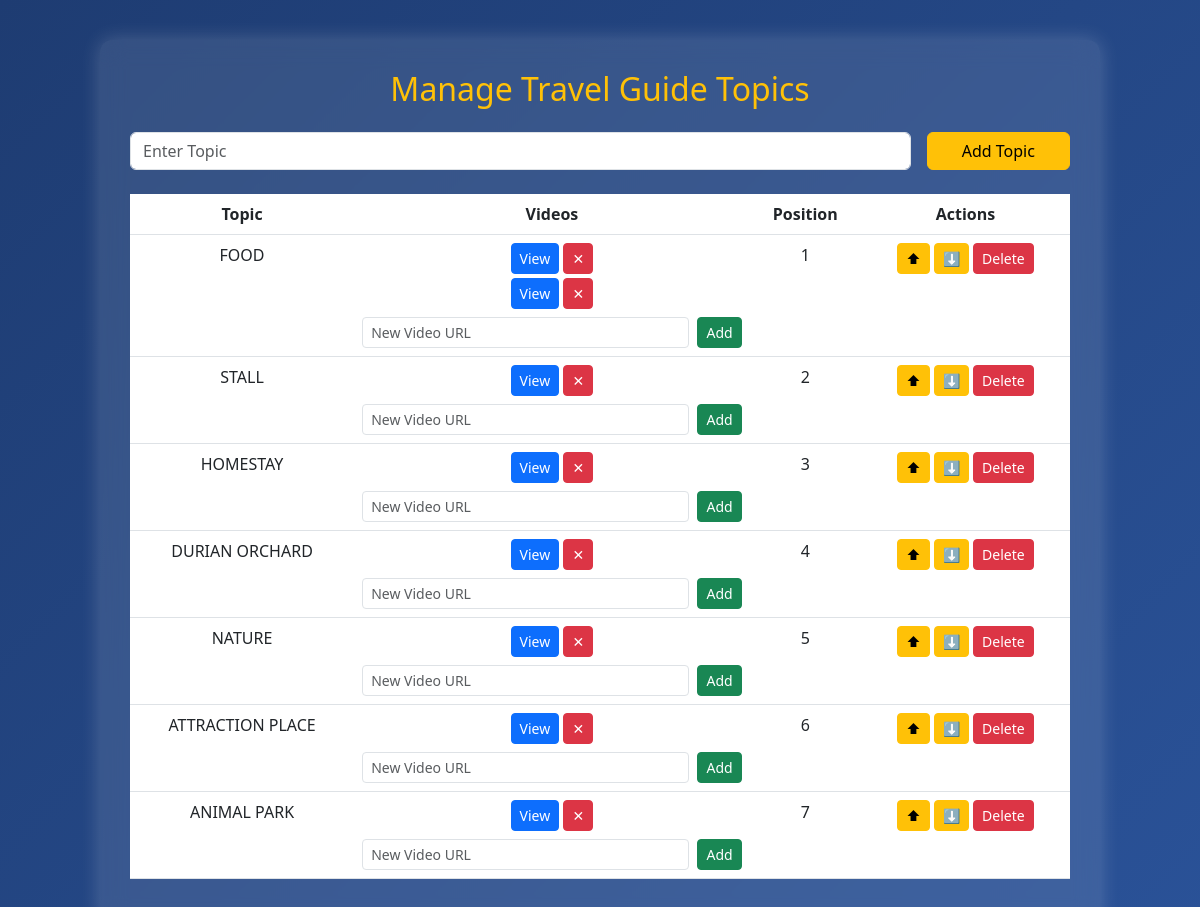
The app's page /admin_travel_guide.php (signed in) with its own data.
### tables this page shows
CREATE TABLE `travel_guide` (
  `id` int(11) NOT NULL,
  `topic` varchar(255) NOT NULL,
  `video_url` varchar(500) NOT NULL,
  `position` int(11) NOT NULL DEFAULT 0
);

CREATE TABLE `travel_guide_video` (
  `id` int(11) NOT NULL,
  `travel_guide_id` int(11) NOT NULL,
  `video_url` varchar(500) NOT NULL
);

### admin_travel_guide.php (the view, shortened to what this page needs)
<?php
$topics = mysqli_query($conn, "SELECT * FROM travel_guide ORDER BY position ASC");
?>
<!DOCTYPE html>
<html lang="en">
<head>
    <link rel="stylesheet" href="https://cdn.jsdelivr.net/npm/bootstrap@5.3.0/dist/css/bootstrap.min.css">
</head>
<body>
<div class="container">
    <h2 class="text-center text-warning mb-4"><i class="fas fa-book"></i> Manage Travel Guide Topics</h2>
    <form method="post" class="row g-3 mb-4">
        <div class="col-md-10">
            <input type="text" name="topic" class="form-control" placeholder="Enter Topic" required>
        </div>
        <div class="col-md-2">
            <button type="submit" name="add_topic" class="btn btn-warning w-100">Add Topic</button>
        </div>
    </form>
    <table class="table table-hover text-center">
        <thead>
            <tr>
                <th>Topic</th>
                <th>Videos</th>
                <th>Position</th>
                <th>Actions</th>
            </tr>
        </thead>
        <tbody>
        <?php while ($row = mysqli_fetch_assoc($topics)): ?>
            <tr>
                <td><?= htmlspecialchars($row['topic']) ?></td>
                <td>
                    <?php
                    $videos = mysqli_query($conn, "SELECT * FROM travel_guide_video WHERE travel_guide_id = " . $row['id']);
                    while ($video = mysqli_fetch_assoc($videos)): ?>
                        <div class="mb-1">
                            <a href="<?= htmlspecialchars($video['video_url']) ?>" target="_blank" class="btn btn-primary btn-sm">View</a>
                            <a href="?delete_video=<?= $video['id'] ?>" class="btn btn-danger btn-sm" onclick="return confirm('Delete this video?');">✕</a>
                        </div>
                    <?php endwhile; ?>
                    <form method="post" class="d-flex mt-2">
                        <input type="text" name="video_url" class="form-control form-control-sm me-2" placeholder="New Video URL" required>
                        <button type="submit" name="add_video" class="btn btn-success btn-sm">Add</button>
                    </form>
                </td>
                <td><?= $row['position'] ?></td>
                <td>
                    <a href="?move=up&id=<?= $row['id'] ?>" class="btn btn-warning btn-sm">⬆</a>
                    <a href="?move=down&id=<?= $row['id'] ?>" class="btn btn-warning btn-sm">⬇</a>
                    <a href="?delete=<?= $row['id'] ?>" class="btn btn-danger btn-sm" onclick="return confirm('Delete topic and all its videos?');">Delete</a>
                </td>
            </tr>
        <?php endwhile; ?>
        </tbody>
    </table>
</div>
</body>
</html>

### admin_travel_guide.php (style rules this page uses)
body { background: linear-gradient(135deg, #1e3c72, #2a5298); color: white; min-height: 100vh; margin: 0; }
.container { max-width: 1000px; background: rgba(255, 255, 255, 0.1); backdrop-filter: blur(12px); padding: 30px; margin: 40px auto; border-radius: 12px; box-shadow: 0 0 20px rgba(255, 255, 255, 0.2); }
.table { background-color: aqua; backdrop-filter: blur(8px); border-radius: 12px; }
.table thead { background: linear-gradient(to right, #ff7b00, #ffcc00); color: white; }

### records on screen
travel_guide: topic "FOOD", position "1"
travel_guide: topic "STALL", position "2"
travel_guide: topic "HOMESTAY", position "3"
travel_guide: topic "DURIAN ORCHARD", position "4"
travel_guide: topic "NATURE", position "5"
travel_guide: topic "ATTRACTION PLACE", position "6"
travel_guide: topic "ANIMAL PARK", position "7"
